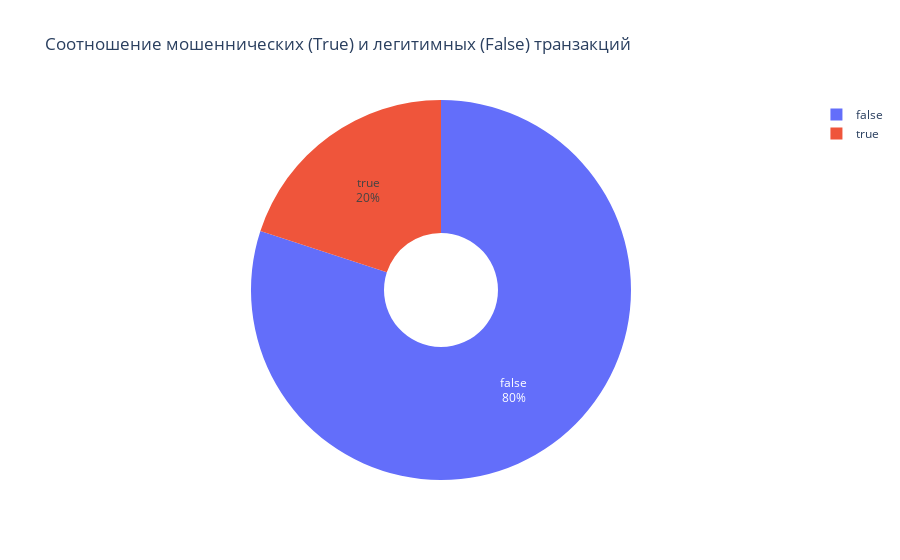
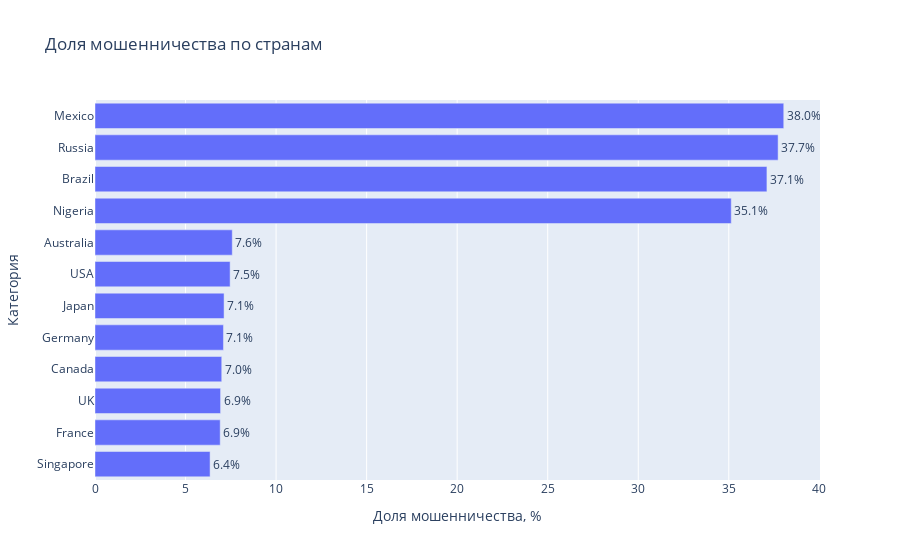
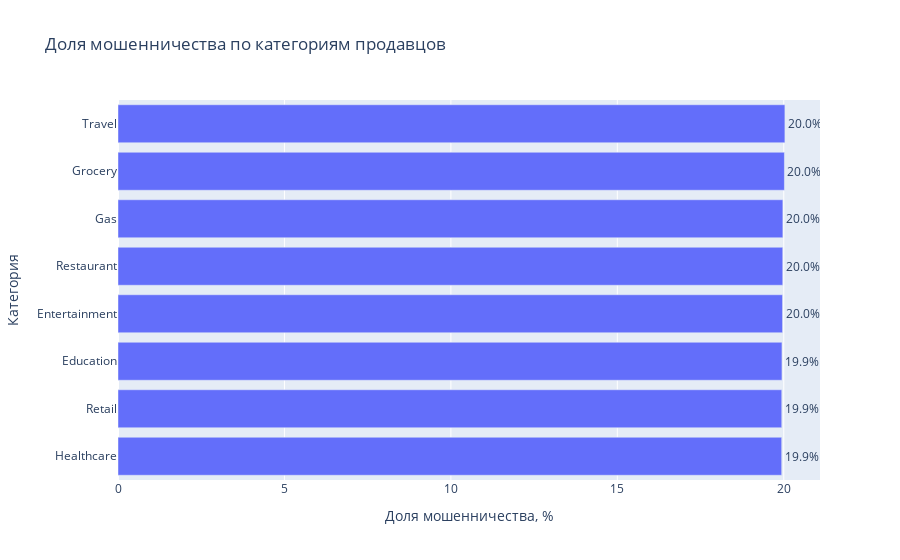
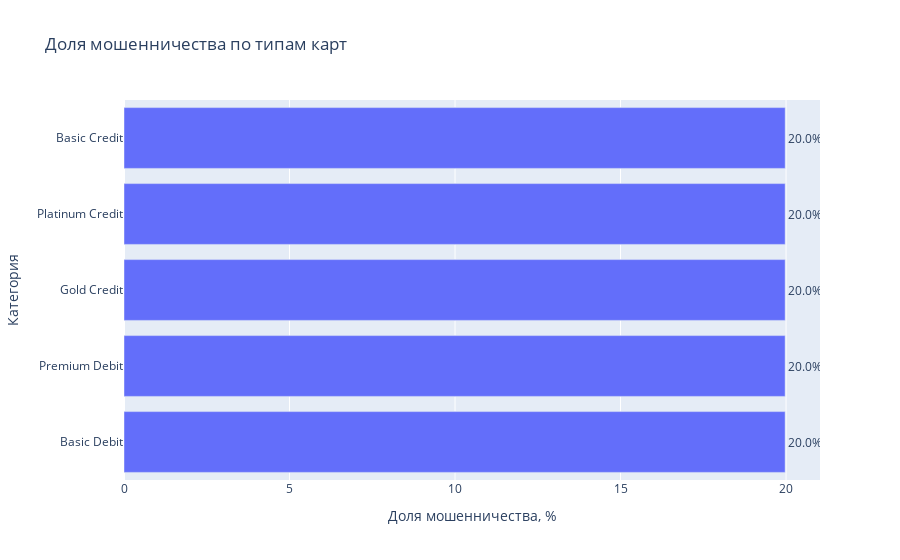

Notebook code cell kept with these figures, in order:
### Markdown cell above
## Этап 3: Разведочный анализ данных (EDA) и формирование гипотез

Цель этого этапа — визуально и статистически исследовать данные, чтобы найти закономерности и выдвинуть гипотезы о факторах, влияющих на мошенничество.

### Code cell
# Импортируем Plotly для улучшенных графиков
import plotly.express as px
import matplotlib.pyplot as plt
import seaborn as sns

# --- 3.1 Анализ целевой переменной is_fraud ---
print("--- 3.1 Анализ целевой переменной ---")
fraud_counts = df_full['is_fraud'].value_counts()
fig_pie = px.pie(
    names=fraud_counts['is_fraud'],
    values=fraud_counts['count'],
    title='Соотношение мошеннических (True) и легитимных (False) транзакций',
    hole=0.3
)
fig_pie.update_traces(textposition='inside', textinfo='percent+label')
fig_pie.show()


# --- 3.2 Анализ числовых признаков ---
print("\n--- 3.2 Анализ числовых признаков ---")
# Для ускорения визуализации будем использовать сэмпл данных
df_sample_pd = df_full.sample(fraction=0.1, seed=42).to_pandas()

# ВАШ ОРИГИНАЛЬНЫЙ ГРАФИК BOXPLOT (ВОССТАНОВЛЕН)
plt.figure(figsize=(14, 7))
sns.boxplot(data=df_sample_pd, x='is_fraud', y='amount_usd')
plt.title('Распределение суммы транзакции (USD) для мошеннических и легитимных операций (Boxplot)')
plt.yscale('log') # Используем логарифмическую шкалу из-за выбросов
plt.show()

# УЛУЧШЕННЫЙ ГРАФИК HISTPLOT ДЛЯ СРАВНЕНИЯ РАСПРЕДЕЛЕНИЙ
plt.figure(figsize=(14, 7))
sns.histplot(data=df_sample_pd, x='amount_usd', hue='is_fraud', kde=True, 
             common_norm=False, stat='density', log_scale=True)
plt.title('Сравнение распределений суммы транзакции (USD, log-шкала)')
plt.xlabel('Сумма в USD (log-шкала)')
plt.show()

# ВАШИ ОРИГИНАЛЬНЫЕ ГРАФИКИ LHA_FEATURES (ВОССТАНОВЛЕНЫ)
lha_features = ['lha_num_transactions', 'lha_total_amount', 'lha_unique_merchants']
for feature in lha_features:
    plt.figure(figsize=(10, 5))
    sns.boxplot(data=df_sample_pd, x='is_fraud', y=feature)
    plt.title(f'Распределение признака "{feature}"')
    plt.show()


# --- 3.3 Анализ категориальных признаков ---
print("\n--- 3.3 Анализ категориальных признаков ---")
# --- УЛУЧШЕННАЯ ФУНКЦИЯ ДЛЯ ГРАФИКОВ ---
def analyze_fraud_rate_by_category(df: pl.DataFrame, category_col: str, title: str):
    """Вспомогательная функция для расчета и визуализации доли фрода по категориям с помощью Plotly."""
    fraud_rate = (
        df.group_by(category_col)
        .agg(
            fraud_rate=(pl.col('is_fraud').mean() * 100)
        )
        .sort('fraud_rate', descending=True)
    )
    
    fraud_rate_pd = fraud_rate.with_columns(
        pl.col(category_col).cast(pl.Utf8)
    ).to_pandas()

    fig = px.bar(
        fraud_rate_pd,
        x='fraud_rate',
        y=category_col,
        orientation='h',
        title=title,
        labels={'fraud_rate': 'Доля мошенничества, %', category_col: 'Категория'},
        text='fraud_rate'
    )
    
    fig.update_traces(texttemplate='%{text:.1f}%', textposition='outside')
    fig.update_layout(yaxis={'categoryorder':'total ascending'})
    
    fig.show()

# Вызываем функцию для разных категорий
analyze_fraud_rate_by_category(df_full, 'country', 'Доля мошенничества по странам')
analyze_fraud_rate_by_category(df_full, 'vendor_category', 'Доля мошенничества по категориям продавцов')
analyze_fraud_rate_by_category(df_full, 'card_type', 'Доля мошенничества по типам карт')


# --- 3.4 Анализ временных признаков ---
print("\n--- 3.4 Анализ временных признаков ---")
fraud_by_hour = df_full.group_by('hour_of_day').agg(pl.mean('is_fraud').alias('fraud_rate')).sort('hour_of_day')
fraud_by_hour_pd = fraud_by_hour.to_pandas()

plt.figure(figsize=(12, 6))
sns.lineplot(data=fraud_by_hour_pd, x='hour_of_day', y='fraud_rate', marker='o')
plt.title('Зависимость доли мошенничества от часа дня')
plt.xlabel('Час дня')
plt.ylabel('Доля мошенничества')
plt.xticks(range(0, 24))
plt.grid(True)
plt.show()


# --- 3.5 Поиск утечек данных (Data Leakage) ---
print("\n--- 3.5 Поиск утечек данных ---")
print("Проверяем признаки, которые могут на 100% предсказывать результат.")

# Вызываем функцию для `channel` и `is_card_present`
analyze_fraud_rate_by_category(df_full, 'channel', 'Доля мошенничества по каналам (channel)')
analyze_fraud_rate_by_category(df_full, 'is_card_present', 'Доля мошенничества по признаку присутствия карты (is_card_present)')

# Дополнительно выводим сводную таблицу для подтверждения
print("\nСводная таблица для 'channel' и 'is_fraud':")
print(df_full.group_by(['channel', 'is_fraud']).len().sort('channel'))
print("\nСводная таблица для 'is_card_present' и 'is_fraud':")
print(df_full.group_by(['is_card_present', 'is_fraud']).len().sort('is_card_present'))

print("\nВывод: Графики и таблицы подтверждают наличие утечки. 'channel=pos' и 'is_card_present=True' на 100% являются мошенническими. Эти признаки необходимо удалить.")

### Figure 1 — Plotly figure (JSON) as saved in the notebook; plotly's stock layout.template omitted (floating-point values rounded to 4 significant figures)
{"data": [{"domain": {"x": [0, 1], "y": [0, 1]}, "hole": 0.3, "hovertemplate": "label=%{label}<br>value=%{value}<extra></extra>", "labels": [false, true], "legendgroup": "", "name": "", "showlegend": true, "textinfo": "percent+label", "textposition": "inside", "type": "pie", "values": [5989047, 1494719]}], "layout": {"legend": {"tracegroupgap": 0}, "title": {"text": "Соотношение мошеннических (True) и легитимных (False) транзакций"}}}

### Figure 2 — Plotly figure (JSON) as saved in the notebook; plotly's stock layout.template omitted (floating-point values rounded to 4 significant figures)
{"data": [{"alignmentgroup": "True", "hovertemplate": "Доля мошенничества, %=%{text}<br>Категория=%{y}<extra></extra>", "legendgroup": "", "marker": {"color": "#636efa", "pattern": {"shape": ""}}, "name": "", "offsetgroup": "", "orientation": "h", "showlegend": false, "text": [38.03, 37.72, 37.11, 35.14, 7.581, 7.462, 7.128, 7.094, 6.999, 6.935, 6.914, 6.356], "textposition": "outside", "texttemplate": "%{text:.1f}%", "type": "bar", "x": [38.03, 37.72, 37.11, 35.14, 7.581, 7.462, 7.128, 7.094, 6.999, 6.935, 6.914, 6.356], "xaxis": "x", "y": ["Mexico", "Russia", "Brazil", "Nigeria", "Australia", "USA", "Japan", "Germany", "Canada", "UK", "France", "Singapore"], "yaxis": "y"}], "layout": {"barmode": "relative", "legend": {"tracegroupgap": 0}, "title": {"text": "Доля мошенничества по странам"}, "xaxis": {"anchor": "y", "domain": [0, 1], "title": {"text": "Доля мошенничества, %"}}, "yaxis": {"anchor": "x", "categoryorder": "total ascending", "domain": [0, 1], "title": {"text": "Категория"}}}}

### Figure 3 — Plotly figure (JSON) as saved in the notebook; plotly's stock layout.template omitted (floating-point values rounded to 4 significant figures)
{"data": [{"alignmentgroup": "True", "hovertemplate": "Доля мошенничества, %=%{text}<br>Категория=%{y}<extra></extra>", "legendgroup": "", "marker": {"color": "#636efa", "pattern": {"shape": ""}}, "name": "", "offsetgroup": "", "orientation": "h", "showlegend": false, "text": [20.03, 20.02, 19.97, 19.97, 19.96, 19.95, 19.94, 19.94], "textposition": "outside", "texttemplate": "%{text:.1f}%", "type": "bar", "x": [20.03, 20.02, 19.97, 19.97, 19.96, 19.95, 19.94, 19.94], "xaxis": "x", "y": ["Travel", "Grocery", "Gas", "Restaurant", "Entertainment", "Education", "Retail", "Healthcare"], "yaxis": "y"}], "layout": {"barmode": "relative", "legend": {"tracegroupgap": 0}, "title": {"text": "Доля мошенничества по категориям продавцов"}, "xaxis": {"anchor": "y", "domain": [0, 1], "title": {"text": "Доля мошенничества, %"}}, "yaxis": {"anchor": "x", "categoryorder": "total ascending", "domain": [0, 1], "title": {"text": "Категория"}}}}

### Figure 4 — Plotly figure (JSON) as saved in the notebook; plotly's stock layout.template omitted (floating-point values rounded to 4 significant figures)
{"data": [{"alignmentgroup": "True", "hovertemplate": "Доля мошенничества, %=%{text}<br>Категория=%{y}<extra></extra>", "legendgroup": "", "marker": {"color": "#636efa", "pattern": {"shape": ""}}, "name": "", "offsetgroup": "", "orientation": "h", "showlegend": false, "text": [19.97, 19.97, 19.97, 19.97, 19.97], "textposition": "outside", "texttemplate": "%{text:.1f}%", "type": "bar", "x": [19.97, 19.97, 19.97, 19.97, 19.97], "xaxis": "x", "y": ["Basic Credit", "Platinum Credit", "Gold Credit", "Premium Debit", "Basic Debit"], "yaxis": "y"}], "layout": {"barmode": "relative", "legend": {"tracegroupgap": 0}, "title": {"text": "Доля мошенничества по типам карт"}, "xaxis": {"anchor": "y", "domain": [0, 1], "title": {"text": "Доля мошенничества, %"}}, "yaxis": {"anchor": "x", "categoryorder": "total ascending", "domain": [0, 1], "title": {"text": "Категория"}}}}
